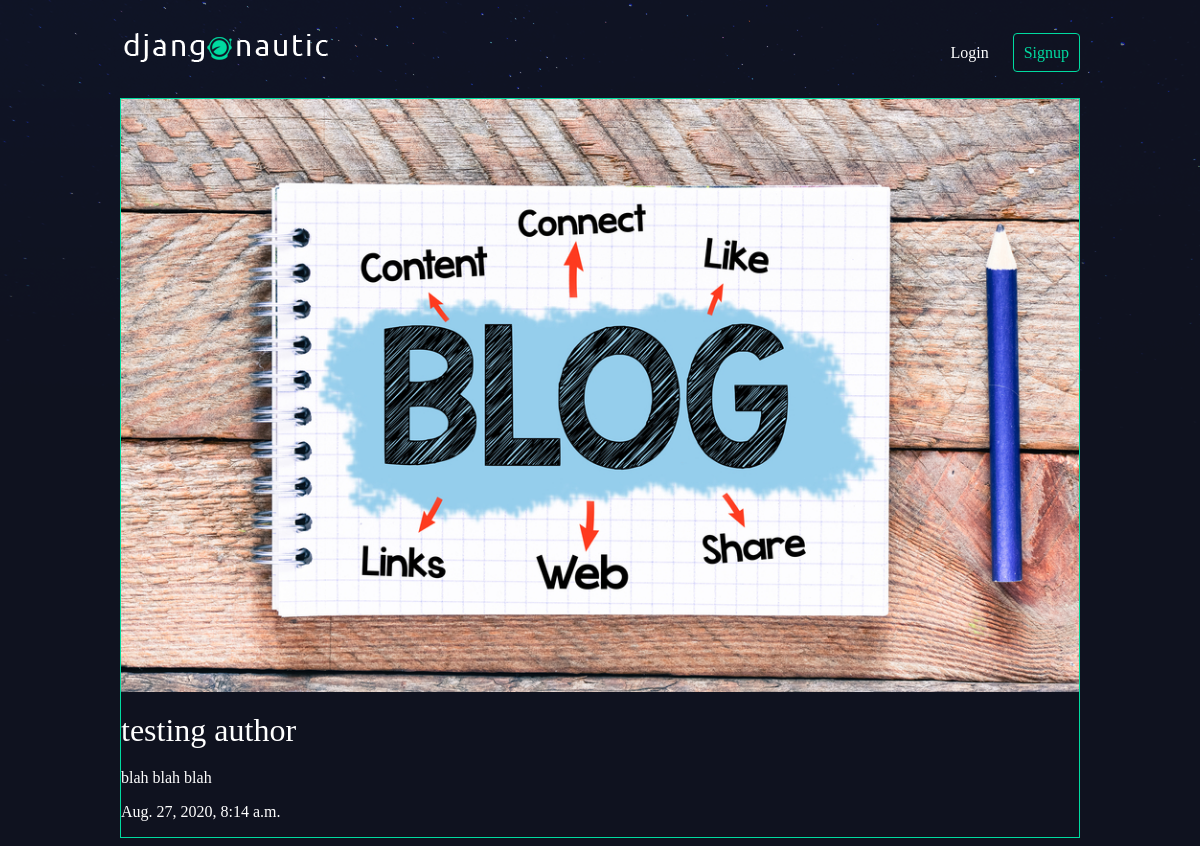
The app's page /articles/testing-author/ with its own data.
### articles/models.py (models this page shows, shortened)
class Article(models.Model):
    title = models.CharField(max_length=100)
    slug = models.SlugField()
    body = models.TextField()
    date = models.DateTimeField(auto_now_add=True)
    thumb = models.ImageField(default='default.png', blank=True)
    author = models.ForeignKey(User, default=None, on_delete=models.CASCADE)

### articles/views.py (the view)
# urls.py: path('<slug:slug>/', views.article_detail, name="detail"),
def article_detail(request, slug):
    article = Article.objects.get(slug=slug)
    return render(request, 'articles/article_detail.html', {'article':article})

### articles/templates/articles/article_detail.html
{% extends 'base_layout.html' %}
{% block content %}
<div class="article-detail">
    <div class="article">
        <img src="{{article.thumb.url}}" />
        <h2>{{article.title}}</h2>
        <p>{{article.body}}</p>
        <p>{{article.date}}</p>
    </div>
</div>
{% endblock %}

### assets/styles.css (style rules this page uses)
body { background-color: #0f121f; background-image: url(stars.png); background-repeat: no-repeat; color: #fff; }
body * { font-family: Ubuntu; }
h1, h2, h3, h4, h5 { font-weight: normal; margin: 0; }
.article { padding: 10px; border: 1px solid #00dba0; position: relative; padding-bottom: 40px; }
.article h2 { font-size: 1.2em; }
.article-detail .article { padding: 0; }
.article-detail .article img { max-width: 100%; }
.article-detail .article h2 { text-align: centre; margin: 20px auto; font-size: 2em; }
.article-detail .article p { text-align: centre; }

### records on screen
Article: thumb (picture), title "testing author", body "blah blah blah", date "Aug. 27, 2020, 8:14 a.m."
